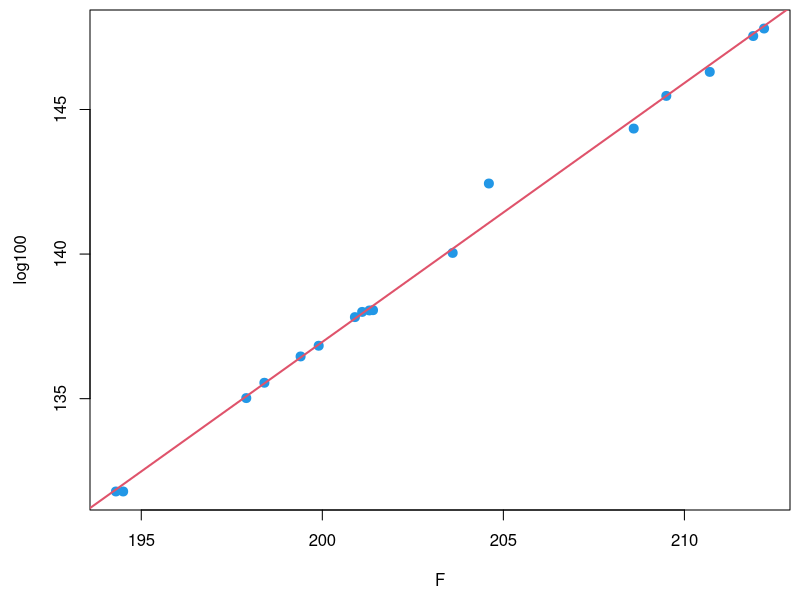
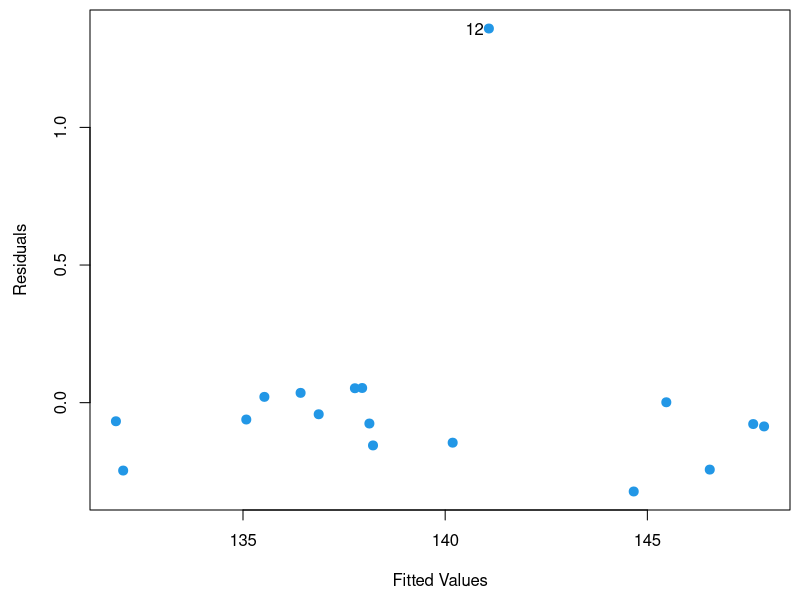

R code for these plots, in order:
forbes <- read.table("Forbes.data")
lm.sol <- lm(log100 ~ F, data = forbes)
summary(lm.sol)

win.graph(width=8, height=6)
par(mai=c(0.9, 0.9, 0.1, 0.1))
attach(forbes)
plot(F, log100, pch = 19, cex = 1.2, col = 4)
abline(lm.sol, lwd = 2, col=2)
detach()

y.fit <- fitted(lm.sol)
y.res <- residuals(lm.sol)
win.graph(width=8, height=6)
par(mai=c(0.9, 0.9, 0.1, 0.1))
plot(y.fit, y.res, xlab = "Fitted Values", ylab = "Residuals", 
     pch = 19, cex = 1.2, col = 4)
text(y.fit[12], y.res[12], labels = 12, adj = 1.3)


savePlot("regress-2", type = "eps")

lm12 <- lm(log100 ~ F, data = forbes, subset = -12)
summary(lm12)

